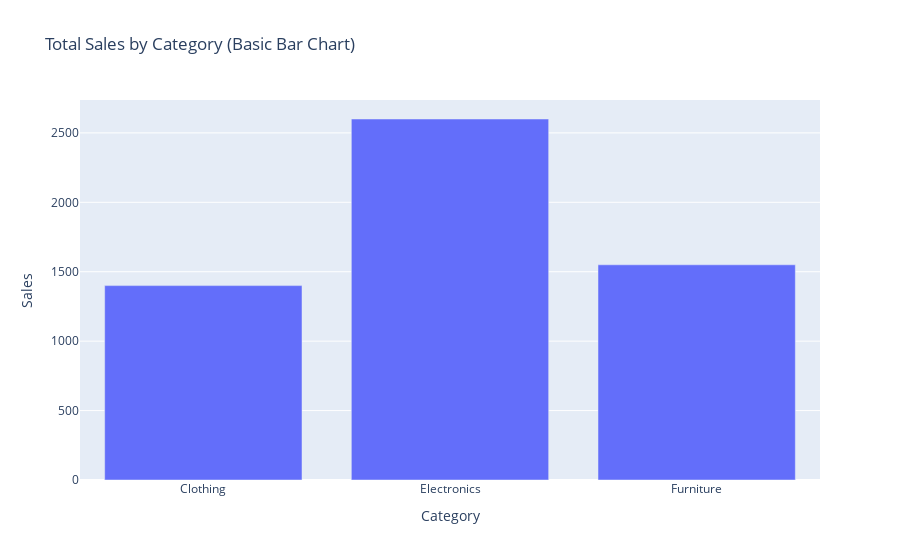

Source (notebook cell):
### Markdown cell above
# Basic Bar Chart

### Code cell
df_category_sales = df.groupby('Category', as_index=False)['Sales'].sum()

fig_basic = px.bar(
    df_category_sales,
    x='Category',
    y='Sales',
    title='Total Sales by Category (Basic Bar Chart)'
)
fig_basic.show()

### Figure 1 — Plotly figure (JSON) as saved in the notebook; plotly's stock layout.template omitted (floating-point values rounded to 4 significant figures)
{"data": [{"alignmentgroup": "True", "hovertemplate": "Category=%{x}<br>Sales=%{y}<extra></extra>", "legendgroup": "", "marker": {"color": "#636efa", "pattern": {"shape": ""}}, "name": "", "offsetgroup": "", "orientation": "v", "showlegend": false, "textposition": "auto", "type": "bar", "x": ["Clothing", "Electronics", "Furniture"], "xaxis": "x", "y": [1400, 2600, 1550], "yaxis": "y"}], "layout": {"barmode": "relative", "legend": {"tracegroupgap": 0}, "title": {"text": "Total Sales by Category (Basic Bar Chart)"}, "xaxis": {"anchor": "y", "domain": [0, 1], "title": {"text": "Category"}}, "yaxis": {"anchor": "x", "domain": [0, 1], "title": {"text": "Sales"}}}}
